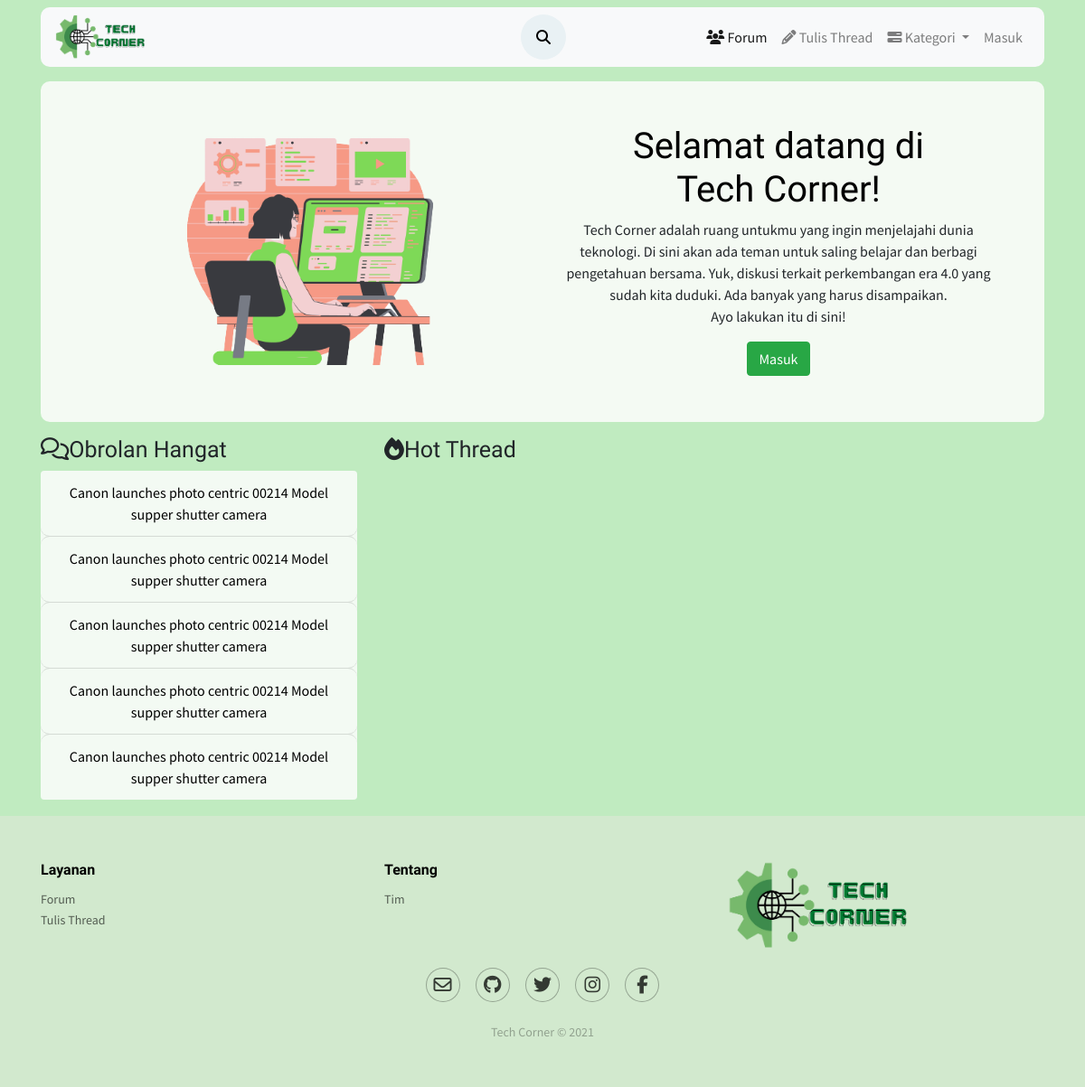
/forum, run on an earlier commit of the app's database.
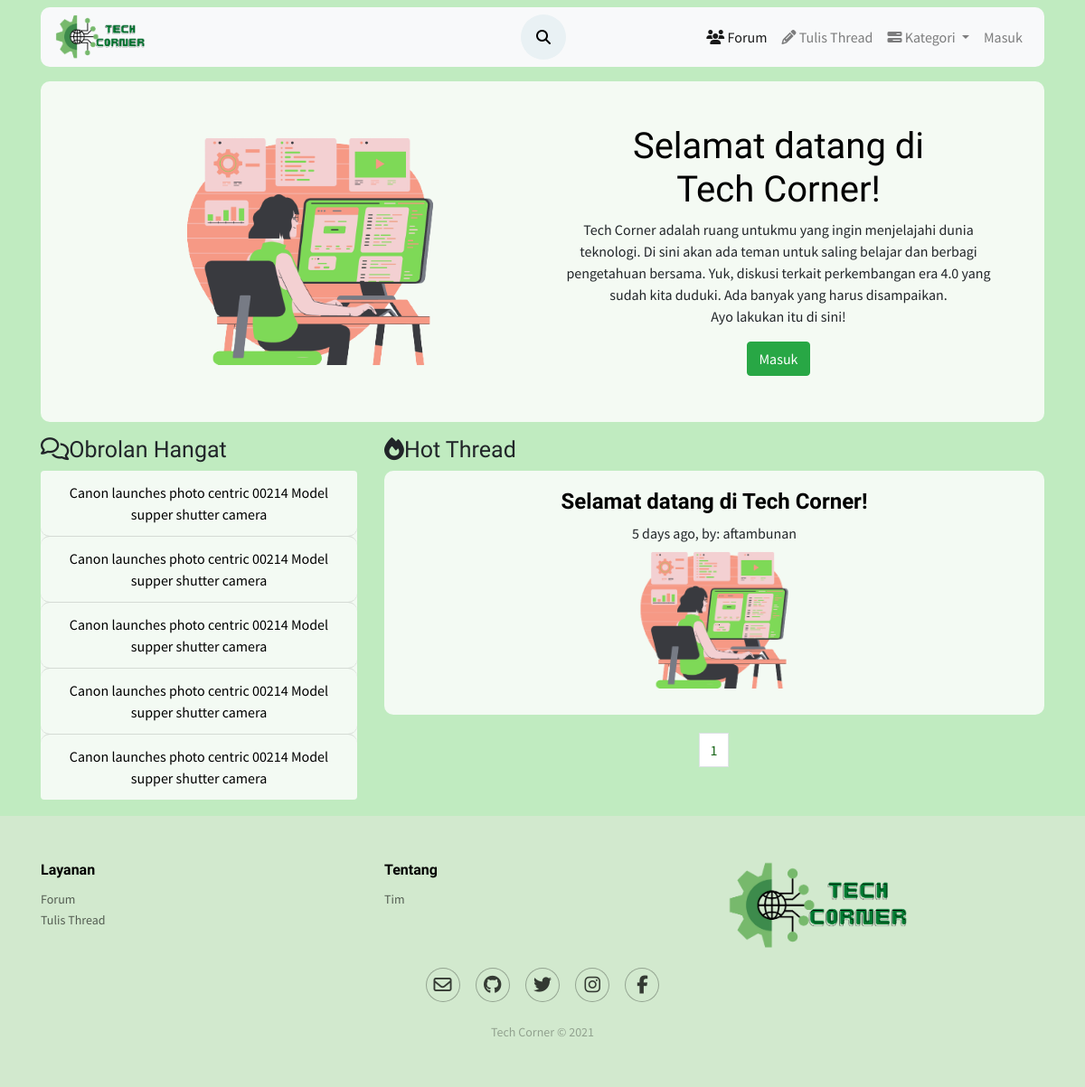
And on a later commit of the database.
### tables this page shows
CREATE TABLE `posting` (
  `id_thread` int(50) NOT NULL,
  `user_id` int(50) NOT NULL,
  `judul` varchar(50) NOT NULL,
  `konten` text NOT NULL,
  `kategori` varchar(50) NOT NULL,
  `thumb` varchar(50) NOT NULL,
  `tanggal_posting` timestamp NOT NULL DEFAULT current_timestamp(),
  `diubah` varchar(20) DEFAULT NULL
);

CREATE TABLE `users` (
  `id_user` int(11) NOT NULL,
  `username` varchar(50) NOT NULL,
  `email` varchar(100) NOT NULL,
  `password` varchar(100) NOT NULL,
  `name` varchar(100) NOT NULL,
  `foto` varchar(50) NOT NULL,
  `level` varchar(20) NOT NULL,
  `vkey` varchar(200) NOT NULL,
  `verified` enum('0','1') NOT NULL DEFAULT '0' COMMENT '0 = not verified\r\n1 = verified\r\n',
  `created_at` timestamp(6) NOT NULL DEFAULT current_timestamp(6)
);

### forum/funct/function.php (called while the page is built, shortened)
<?php
function query($query)
{
    global $conn;
    $result=mysqli_query($conn,$query);
    $rows=[];
    while($row= mysqli_fetch_assoc($result))
    {
        $rows[]=$row;
    }
    return $rows;
}
function users($id_user)
{
     $query="SELECT * FROM users WHERE
        id_user ='$id_user';";
     return query($query);
}
function times( $time )
{
    $time_difference = time() - $time;
    $condition = array( 12 * 30 * 24 * 60 * 60 =>  'year',
                30 * 24 * 60 * 60       =>  'month',
                24 * 60 * 60            =>  'day',
                60 * 60                 =>  'hour',
                60                      =>  'minute',
                1                       =>  'second'
    );
    foreach( $condition as $secs => $str )
    {
        $d = $time_difference / $secs;
        if( $d >= 1 )
        {
            $t = round( $d );
            return  $t . ' ' . $str . ( $t > 1 ? 's' : '' ) . ' ago';
        }
    }
}
?>

### forum/index.php (the view, shortened to what this page needs)
<?php include('layout/header.php'); ?>
<?php include('layout/navbar.php'); ?>
<?php include('funct/function.php'); ?>
<?php
$jumlah_data_perhalaman = 4;
$jumlahData = count(query("SELECT * FROM posting "));
$jumlahpage = ceil($jumlahData / $jumlah_data_perhalaman);
$activepage = (isset($_GET['halaman'])) ? $_GET['halaman'] : 1;
$awal = ($jumlah_data_perhalaman * $activepage) - $jumlah_data_perhalaman;
$list = query("SELECT * FROM posting ORDER BY tanggal_posting DESC LIMIT $awal,$jumlah_data_perhalaman ")
?>
<div class="container align-self-center">
    <div class="main-content">
        <div class="banner p-5">
            <div class="row">
                <div class="col-lg-6 col-sm-12 text-center d-none d-lg-block d-xl-block">
                    <img width="500px" src="assets/img/pict1.png" alt="">
                </div>
                <div class="col-lg-6 col-sm-12 text-center">
                    <h1>Selamat datang di<br>Tech Corner!</h1>
                    <p>
                        Tech Corner adalah ruang untukmu yang ingin menjelajahi dunia teknologi.
                        Di sini akan ada teman untuk saling belajar dan berbagi pengetahuan bersama.
                        Yuk, diskusi terkait perkembangan era 4.0 yang sudah kita duduki. Ada banyak yang harus disampaikan.
                        <br>Ayo lakukan itu di sini!
                    </p>
                    <a class="btn btn-success" href="../auth/login.php" role="button">Masuk</a>
                </div>
            </div>
        </div>
    </div>
</div>
<div class="container mb-3 mt-3 align-self-center">
    <div class="card-fitur text-center">
        <div class="row">
            <div class="col-6 col-md-4 mb-3">
                <h2><i class="fa fa-comments-o" aria-hidden="true"></i>Obrolan Hangat</h2>
                <div class="card">
                    <ul class="list-group list-group-flush">
                        <li class="list-group-item"><a href="#">Canon launches photo centric 00214 Model supper shutter camera</a></li>
                        <li class="list-group-item"><a href="#">Canon launches photo centric 00214 Model supper shutter camera</a></li>
                        <li class="list-group-item"><a href="#">Canon launches photo centric 00214 Model supper shutter camera</a></li>
                        <li class="list-group-item"><a href="#">Canon launches photo centric 00214 Model supper shutter camera</a></li>
                        <li class="list-group-item"><a href="#">Canon launches photo centric 00214 Model supper shutter camera</a></li>
                    </ul>
                </div>
            </div>
            <div class="col-md-8">
                <h2><i class="fa fa-fire" aria-hidden="true"></i>Hot Thread</h2>
                <?php foreach ($list as $data) : ?>
                    <?php foreach ($res = users($data['user_id']) as $user) : ?>
                        <div class="widget">
                            <div class="card media d-flex justify-content-center align-items-center">
                                <div class="card-body d-flex justify-content-center align-items-center  ">
                                    <div class="media-body ">
                                        <h4 class="media-heading justify-content-center">
                                            <a href="view.php?thread=<?= $data['id_thread'] ?>" target="_self"><b><?= $data['judul'] ?></b></a>
                                        </h4><span class="media-date"><a><?= times(strtotime($data['tanggal_posting'])) ?></a>, by: <a><?= $user['username'] ?></a></span>
                                        <br><a href="view.php?thread=<?= $data['id_thread'] ?>"><img class="media-object" src="assets/img/pict1.png" width="300px" alt=""></a>
                                </div>
                            </div>
                        </div>
                    </div>
                <?php endforeach; ?>
            <?php endforeach; ?>
            <nav aria-label="Page navigation example">
                <ul class="pagination justify-content-center">
                    <?php for ($i = 1; $i <= $jumlahpage; $i++) : ?>
                        <?php if ($i === $activepage) : ?>
                            <li class="page-item  "><a class="page-link" href="index.php?halaman=<?= $i ?>"><?= $i ?></a></li>
                        <?php else : ?>
                            <li class="page-item "><a class="page-link" href="index.php?halaman=<?= $i ?>"><?= $i ?></a></li>
                        <?php endif; ?>
                    <?php endfor; ?>
                </ul>
            </nav>
        </div>
    </div>
</div>
</div>
<?php include('layout/footer.php'); ?>

### forum/layout/header.php (shortened to what this page needs)
<!DOCTYPE html>
<html lang="en">
<head>
    <link rel="stylesheet" href="https://cdnjs.cloudflare.com/ajax/libs/font-awesome/5.15.3/css/all.min.css">
    <link rel="stylesheet" href="https://maxcdn.bootstrapcdn.com/bootstrap/4.0.0/css/bootstrap.min.css">
    <link rel="stylesheet" href="assets/css/style.css">
</head>

### forum/layout/navbar.php (shortened to what this page needs)
<body class="body">
    <div class="header">
        <div class="container mb-3 mt-2">
            <nav class="navbar navbar-expand-lg navbar-light bg-light sticky-top">
                <a href="index.php"><img src="assets/img/logo.png" width="100"></a>
                <div class="collapse navbar-collapse" id="navbarSupportedContent">
                    <ul class="navbar-nav ml-auto">
                        <li class="nav-item">
                            <form method="GET" action="action.php" class="search">
                                <div class="search__wrapper">
                                <input type="text" name="keywords" id="search" placeholder="Cari thread..." class="search__field">
                                <button type="submit" name="search" class="fa fa-search search__icon"></button>
                                </div>
                            </form>
                        </li>
                        <li class="nav-item active">
                            <a class="nav-link" href="all.php"><i class="fa fa-users" aria-hidden="true"></i>
                                Forum<span class="sr-only">(current)</span>
                            </a>
                        </li>
                        <li class="nav-item">
                            <a class="nav-link" href="buat.php"><i class="fa fa-pencil" aria-hidden="true"></i>
                                Tulis Thread
                            </a>
                        </li>
                        <li class="nav-item dropdown">
                            <a class="nav-link dropdown-toggle" href="#" id="navbarDropdown" role="button" data-toggle="dropdown" aria-haspopup="true" aria-expanded="false">
                            <i class="fa fa-tasks" aria-hidden="true"></i>
                            Kategori
                            </a>
                        </li>
                        <?php if(isset($_SESSION["login"])) { ?>
                        <li class="nav-item dropdown no-arrow">
                            <a class="nav-link dropdown-toggle" href="#" id="userDropdown" role="button" data-toggle="dropdown" aria-haspopup="true" aria-expanded="false">
                                <img width="50px" style="border-radius: 50%;" src="assets/img/logo.png">
                            </a>
                            <div class="dropdown-menu dropdown-menu-right shadow animated--grow-in" aria-labelledby="userDropdown">
                                <a class="dropdown-item" href="#">
                                    <i class="fas fa-user fa-sm fa-fw mr-2 text-gray-400"></i>
                                    Profile
                                </a>
                                <a class="dropdown-item" href="#">
                                    <i class="fas fa-cogs fa-sm fa-fw mr-2 text-gray-400"></i>
                                    Settings
                                </a>
                                <a class="dropdown-item" href="#">
                                    <i class="fas fa-list fa-sm fa-fw mr-2 text-gray-400"></i>
                                    Activity Log
                                </a>
                                <div class="dropdown-divider"></div>
                                <a class="dropdown-item" href="../auth/user.php?aksi=logout">
                                    <i class="fas fa-sign-out-alt fa-sm fa-fw mr-2 text-gray-400"></i>
                                    Logout
                                </a>
                            </div>
                        </li>
                        <?php
                            } else {
                        ?>
                        <li class="nav-item">
                            <a class="nav-link" href="../auth/login.php">
                                Masuk
                            </a>
                        </li>
                        <?php } ?>
                    </ul>
                </div>
            </nav>
        </div>
    </div>

### forum/layout/footer.php
    <div class="footer-green">
        <footer>
            <div class="container">
                <div class="row">
                    <div class="col-sm-6 col-md-4 item">
                        <h3>Layanan</h3>
                        <ul>
                            <li><a href="all.php">Forum</a></li>
                            <li><a href="buat.php">Tulis Thread</a></li>
                        </ul>
                    </div>
                    <div class="col-sm-6 col-md-4 item">
                        <h3>Tentang</h3>
                        <ul>
                            <li><a href="tim.php">Tim</a></li>
                        </ul>
                    </div>
                    <div class="col-md-4 item text">
                        <a href="index.php"><img src="../forum/assets/img/logo.png" alt="" width="200px"></a>
                    </div>
                    <div class="col item social">
                        <a href="#"><i class="fa fa-envelope-o" aria-hidden="true"></i></a>
                        <a href="#"><i class="fa fa-github" aria-hidden="true"></i></a>
                        <a href="#"><i class="fa fa-twitter" aria-hidden="true"></i></a>
                        <a href="#"><i class="fa fa-instagram" aria-hidden="true"></i></a>
                        <a href="#"><i class="fa fa-facebook" aria-hidden="true"></i></a>
                    </div>
                </div>
                <p class="copyright">Tech Corner © 2021</p>
            </div>
        </footer>
    </div>
</body>
</html>

### forum/assets/css/style.css (style rules this page uses)
.body { background-color: #c0ebc0; font-size: 16px; font-family: 'Source Sans Pro', sans-serif; }
.navbar { font-size: 16px; font-family: 'Source Sans Pro', sans-serif; border-radius: 10px; }
.search { position: absolute; top: 50%; left: 50%; -webkit-transform: translateX(-50%) translateY(-50%); transform: translateX(-50%) translateY(-50%); }
.search * { background: none; outline: none; box-sizing: border-box; }
.search__wrapper { position: relative; }
.search__field { width: 50px; height: 50px; color: transparent; font-family: Lato, sans-serif; font-size: 16px; padding: 0.35em 50px 0.35em 0; border: 1px solid transparent; border-radius: 0; cursor: pointer; transition: all 0.3s ease-in-out; }
.search__icon { position: absolute; top: 0; right: 0; background-color: #e9f1f4; width: 50px; height: 50px; font-size: 16px; text-align: center; border-color: transparent; border-radius: 50%; pointer-events: none; display: inline-block; transition: background-color 0.2s ease-in-out; }
.main-content .banner { background-color: #f4faf3; border-radius: 10px; }
.main-content .banner h1 { font-family: 'Yeseva One', cursive; color: black; }
.card-fitur .card { border: none; text-align: center; background-color: #f3faf3; border-radius: 10px; max-height: 350px; float: none; }
.card .list-group-item { text-align: center; background-color: #f3faf3; border-radius: 10px; }
.card .list-group-item a { color: black; }
h2 { text-align: left; font-family: 'Readex Pro', sans-serif; font-size: 25px; }
.media-heading a { color: black; font-family: 'Yeseva One', cursive; }
.media-date a { color: rgb(23, 100, 23); }
.widget { position: relative; display: block; margin-bottom: 20px; }
.widget .media { margin-top: 0; margin-bottom: 0; }
.page-item a { color: rgb(23, 100, 23); }
.footer-green { padding:50px 0; color:black; background-color: #d2e9ce; }
.footer-green h3 { margin-top:0; margin-bottom:12px; font-weight:bold; font-size:16px; font-family: 'Yeseva One', cursive; }
.footer-green ul { padding:0; list-style:none; line-height:1.6; font-size:14px; margin-bottom:0; }
.footer-green ul a { color:inherit; text-decoration:none; opacity:0.6; }
.footer-green .item.text { margin-bottom:20px; }
.footer-green .item.social { text-align:center; }
.footer-green .item.social > a { font-size:20px; width:36px; height:36px; line-height:36px; display:inline-block; text-align:center; border-radius:50%; box-shadow:0 0 0 1px rgba(0, 0, 0, 0.4); margin:0 8px; color:black; opacity:0.75; }
.footer-green .copyright { text-align:center; padding-top:24px; opacity:0.3; font-size:14px; margin-bottom:0; }

What changed in the data, as far as the page shows it:
added posting: judul "Selamat datang di Tech Corner!", tanggal_posting "5 days ago"
now on this page (row unchanged): users: username "aftambunan"
Also different on the page:
new list line: "1"
